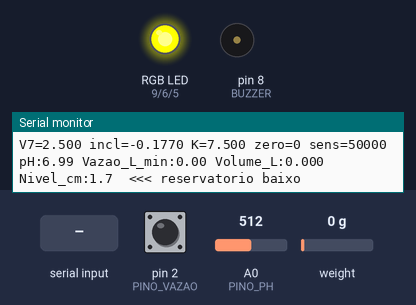
The sketch below on a simulated Arduino Uno, built with avr-gcc and run on an emulated ATmega328P. Shown: an RGB LED mixed from three pins (HIGH = lit), buzzer (waves = sounding), the last lines printed to the serial monitor. Wiring (inferred from the names in the program): HX711 load-cell converter: data pin 3; SCK pin 4. Inputs (shaded band) come from the test bench; at power-on: weight on the scale 0 g, A0 (PINO_PH) = 512, pin 2 (PINO_VAZAO) HIGH. EEPROM starts erased; pins used as bus, display or sensor lines are not drawn.

Above: at 1.5 s.
1.6 s: weight on the scale set to 359 g
3.4 s: weight on the scale set to 438 g
At 5.0 s:
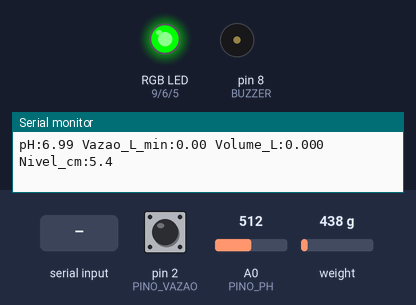
5.7 s: A0 (PINO_PH) set to 538
At 7.4 s:
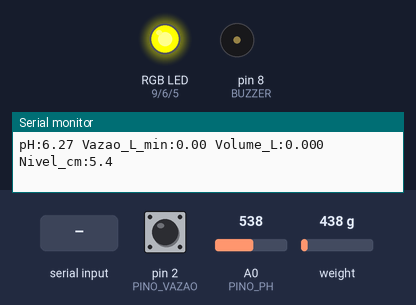
7.7 s: "c4\n" received over Serial
At 9.7 s:
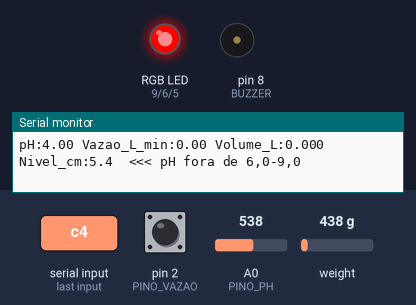
10.0 s: weight on the scale set to 2691 g
11.5 s: weight on the scale set to 2862 g
At 13.8 s:
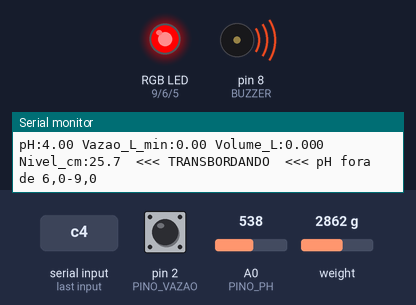
Timing chart, 0 to 15.5 s (numbered marks = the images above; inputs shaded):
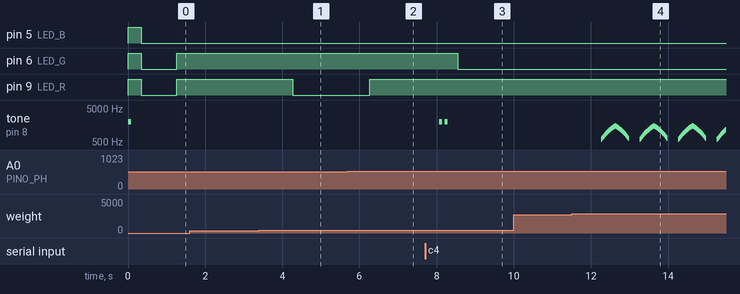

The sketch:

04_monitor_agua_uno.ino
```cpp
/*
  04 - PROJETO: Monitor de agua no Arduino Uno - pH + vazao + nivel + LED RGB + buzzer
  Placa: Arduino Uno     Sem biblioteca (EEPROM para as calibracoes)

  Ligacoes (protoboard; trilha + = 5 V do Uno, trilha - = GND):
    pH-4502C        V+ -> 5V   G -> GND   Po -> A0
    YF-S201         vermelho -> 5V   preto -> GND   amarelo -> D2 (INT0)
    HX710B          VCC -> 5V   OUT -> D3   SCK -> D4   GND -> GND   (mangueira ate o tubo no reservatorio)
    LED RGB (catodo comum)  R -> 220 R -> D9   G -> 220 R -> D6   B -> 220 R -> D5   catodo -> GND
    Buzzer passivo  + -> D8   - -> GND

  O que o monitor faz (uma leitura por segundo):
    - mede pH, vazao (acumulando o volume) e o nivel do reservatorio
    - LED:   VERDE = tudo bem | AZUL = agua passando | AMARELO = pH perto do limite ou reservatorio baixo |
             VERMELHO = pH fora de 6,0-9,0 ou transbordando | VERMELHO PISCANDO = VAZAMENTO (agua correndo ha mais de TEMPO_VAZAMENTO)
    - buzzer: 2 bipes quando o pH sai da faixa (uma vez, com HISTERESE de 0,2) | sirene no vazamento e no transbordo |
              1 bipe a cada litro que passa | 3 bipes ao passar o LIMITE_DIA
  Comandos no Serial (115200): c7 c4 c10 (pH)  z (zera volume)  b / f <litros> (K)  c0 / c <cm> (nivel)  s (silencia)
  As calibracoes ficam na EEPROM nos MESMOS enderecos dos sketches 01, 02 e 03: se voce calibrou com eles
  nesta placa, o monitor ja comeca calibrado.
*/
#include <EEPROM.h>

// ----------------------------------------------------------------- pinos e ajustes
const int PINO_PH = A0, PINO_VAZAO = 2, PINO_OUT = 3, PINO_SCK = 4, LED_R = 9, LED_G = 6, LED_B = 5, BUZZER = 8;
const float VREF = 5.0;
const float PH_MIN = 6.0, PH_MAX = 9.0, PH_ATENCAO = 0.5, HISTERESE = 0.2;
const unsigned long TEMPO_VAZAMENTO_S = 300;     // agua correndo sem parar por 5 min = vazamento (para testar: 20)
const float LIMITE_DIA_L = 50.0;                 // consumo que dispara o aviso
const float VAZAO_MINIMA = 0.3;                  // L/min abaixo disso = "parado"
const float NIVEL_MIN_CM = 5.0, NIVEL_MAX_CM = 25.0;   // reservatorio da aula (ajuste)
bool silenciado = false;

// ----------------------------------------------------------------- pH (sketch 01)
float V7 = 2.50, INCLINACAO = -0.177;
float lerTensao() {
  const int N = 30; int v[N];
  for (int i = 0; i < N; i++) { v[i] = analogRead(PINO_PH); delay(2); }
  for (int i = 0; i < N - 1; i++) for (int j = 0; j < N - 1 - i; j++) if (v[j] > v[j + 1]) { int t = v[j]; v[j] = v[j + 1]; v[j + 1] = t; }
  long soma = 0; for (int i = 5; i < N - 5; i++) soma += v[i];
  return (soma / float(N - 10)) * VREF / 1023.0;
}
float tensaoParaPH(float v) { return 7.0 + (v - V7) / INCLINACAO; }

// ----------------------------------------------------------------- vazao (sketch 02)
float K = 7.5;
volatile unsigned long pulsos = 0;
void contarPulso() { pulsos++; }
unsigned long pulsosCalibracao = 0; bool calibrando = false;
float volumeL = 0, vazao = 0; int litrosAvisados = 0;
unsigned long correndoDesde = 0;

// ----------------------------------------------------------------- nivel (sketch 03)
long zero = 0; float sens = 50000.0;
long lerHX710B() {
  unsigned long t0 = millis();
  while (digitalRead(PINO_OUT) == HIGH) { if (millis() - t0 > 300) return 0x7FFFFFFF; }
  long v = 0;
  noInterrupts();
  for (int i = 0; i < 24; i++) { digitalWrite(PINO_SCK, HIGH); delayMicroseconds(1); v = (v << 1) | digitalRead(PINO_OUT); digitalWrite(PINO_SCK, LOW); delayMicroseconds(1); }
  digitalWrite(PINO_SCK, HIGH); delayMicroseconds(1); digitalWrite(PINO_SCK, LOW);
  interrupts();
  if (v & 0x800000L) v |= 0xFF000000L;
  return v;
}
float lerNivelCm() {                             // 3 leituras (~0,3 s); NAN se o modulo nao responder
  float soma = 0; int ok = 0;
  for (int i = 0; i < 3; i++) { long v = lerHX710B(); if (v != 0x7FFFFFFF) { soma += v; ok++; } }
  return ok ? (soma / ok - zero) / sens : NAN;
}

// ----------------------------------------------------------------- EEPROM: 0 V7 | 4 incl | 8 K | 12 zero | 16 sens
void salvar()   { EEPROM.put(0, V7); EEPROM.put(4, INCLINACAO); EEPROM.put(8, K); EEPROM.put(12, zero); EEPROM.put(16, sens); }
void carregar() {
  float a, b, k, s; long z; EEPROM.get(0, a); EEPROM.get(4, b); EEPROM.get(8, k); EEPROM.get(12, z); EEPROM.get(16, s);
  if (!isnan(a) && a > 1 && a < 4) V7 = a;
  if (!isnan(b) && b < -0.05 && b > -0.5) INCLINACAO = b;
  if (!isnan(k) && k > 3 && k < 15) K = k;
  if (z != -1 && z > -8000000L && z < 8000000L) zero = z;   // -1 = EEPROM virgem (0xFFFFFFFF)
  if (!isnan(s) && s > 100 && s < 1e7) sens = s;
}

// ----------------------------------------------------------------- LED e buzzer
void cor(bool r, bool g, bool b) { digitalWrite(LED_R, r); digitalWrite(LED_G, g); digitalWrite(LED_B, b); }
void bipes(int n, int freqHz, int ms) {
  if (silenciado) return;
  for (int i = 0; i < n; i++) { tone(BUZZER, freqHz, ms); delay(ms + 60); }
}
void sirene() {                                  // ~0,7 s de sirene a cada leitura enquanto durar o alarme
  if (silenciado) return;
  for (int f = 600; f < 1500; f += 50) { tone(BUZZER, f, 20); delay(20); }
  for (int f = 1500; f > 600; f -= 50) { tone(BUZZER, f, 20); delay(20); }
}

// ----------------------------------------------------------------- programa
bool phForaDaFaixa = false, vazamento = false, limiteAvisado = false, pisca = false;
unsigned long ultimaLeitura = 0;

void setup() {
  Serial.begin(115200);
  Serial.setTimeout(50);               // comandos chegam inteiros; sem isto readStringUntil espera 1 s
  pinMode(LED_R, OUTPUT); pinMode(LED_G, OUTPUT); pinMode(LED_B, OUTPUT); pinMode(BUZZER, OUTPUT);
  pinMode(PINO_VAZAO, INPUT_PULLUP);
  pinMode(PINO_OUT, INPUT); pinMode(PINO_SCK, OUTPUT); digitalWrite(PINO_SCK, LOW);
  attachInterrupt(digitalPinToInterrupt(PINO_VAZAO), contarPulso, RISING);
  carregar();
  cor(1, 1, 1); bipes(1, 2000, 80); delay(200); cor(0, 0, 0);
  Serial.println(F("Monitor de agua: pH + vazao + nivel. Comandos: c7 c4 c10 z b f<L> c0 c<cm> s"));
  Serial.print(F("V7=")); Serial.print(V7, 3); Serial.print(F(" incl=")); Serial.print(INCLINACAO, 4);
  Serial.print(F(" K=")); Serial.print(K, 3); Serial.print(F(" zero=")); Serial.print(zero); Serial.print(F(" sens=")); Serial.println(sens, 0);
}

void loop() {
  if (Serial.available()) {
    String cmd = Serial.readStringUntil('\n'); cmd.trim();
    if (cmd == "c7") { V7 = lerTensao(); salvar(); Serial.println(F("V7 gravado")); }
    else if (cmd == "c4" || cmd == "c10") { INCLINACAO = (lerTensao() - V7) / ((cmd == "c4" ? 4.0 : 10.0) - 7.0); salvar(); Serial.print(F("inclinacao ")); Serial.println(INCLINACAO, 4); }
    else if (cmd == "z") { volumeL = 0; litrosAvisados = 0; limiteAvisado = false; Serial.println(F("volume zerado")); }
    else if (cmd == "b") { calibrando = true; pulsosCalibracao = 0; Serial.println(F("calibrando: encha o recipiente e digite f <litros>")); }
    else if (cmd.startsWith("f") && calibrando) {
      float litros = cmd.substring(1).toFloat();
      if (litros > 0 && pulsosCalibracao > 50) { K = (pulsosCalibracao / litros) / 60.0; salvar(); calibrando = false; Serial.print(F("K = ")); Serial.println(K, 3); }
    }
    else if (cmd == "c0") { long v = lerHX710B(); if (v != 0x7FFFFFFF) { zero = v; salvar(); Serial.print(F("zero gravado: ")); Serial.println(zero); } }
    else if (cmd.startsWith("c ")) {
      float cm = cmd.substring(2).toFloat(); long v = lerHX710B();
      if (cm > 0 && v != 0x7FFFFFFF && labs(v - zero) > 100) { sens = (v - zero) / cm; salvar(); Serial.print(F("sens = ")); Serial.println(sens, 1); }
    }
    else if (cmd == "s") { silenciado = !silenciado; Serial.println(silenciado ? F("buzzer silenciado") : F("buzzer ligado")); }
  }

  if (millis() - ultimaLeitura < 1000) return;
  unsigned long agora = millis();
  float dt = (agora - ultimaLeitura) / 1000.0;
  ultimaLeitura = agora;

  // --- vazao e volume
  noInterrupts(); unsigned long n = pulsos; pulsos = 0; interrupts();
  vazao = (n / dt) / K;
  volumeL += n / (K * 60.0);
  if (calibrando) pulsosCalibracao += n;
  bool correndo = vazao >= VAZAO_MINIMA;
  if (correndo && correndoDesde == 0) correndoDesde = agora;
  if (!correndo) correndoDesde = 0;
  vazamento = correndo && (agora - correndoDesde) / 1000 >= TEMPO_VAZAMENTO_S;

  // --- pH com histerese
  float ph = tensaoParaPH(lerTensao());
  bool foraAgora = phForaDaFaixa ? (ph < PH_MIN + HISTERESE || ph > PH_MAX - HISTERESE) : (ph < PH_MIN || ph > PH_MAX);
  if (foraAgora && !phForaDaFaixa) bipes(2, 2000, 80);
  phForaDaFaixa = foraAgora;
  bool atencao = !foraAgora && (ph < PH_MIN + PH_ATENCAO || ph > PH_MAX - PH_ATENCAO);

  // --- nivel
  float nivel = lerNivelCm();
  bool transbordo = !isnan(nivel) && nivel > NIVEL_MAX_CM;
  bool baixo = !isnan(nivel) && nivel < NIVEL_MIN_CM;

  // --- consumo
  if ((int)volumeL > litrosAvisados) { litrosAvisados = (int)volumeL; bipes(1, 1500, 40); }
  if (volumeL >= LIMITE_DIA_L && !limiteAvisado) { limiteAvisado = true; bipes(3, 2500, 150); }

  // --- LED (prioridade: vazamento > transbordo > pH ruim > nivel baixo / atencao > agua passando > ok)
  pisca = !pisca;
  if (vazamento)               { cor(pisca, 0, 0); sirene(); }
  else if (transbordo)         { cor(1, 0, 0); sirene(); }
  else if (phForaDaFaixa)      cor(1, 0, 0);
  else if (baixo || atencao)   cor(1, 1, 0);
  else if (correndo)           cor(0, 0, 1);
  else                         cor(0, 1, 0);

  // --- tabela
  Serial.print(F("pH:")); Serial.print(ph, 2);
  Serial.print(F(" Vazao_L_min:")); Serial.print(vazao, 2);
  Serial.print(F(" Volume_L:")); Serial.print(volumeL, 3);
  Serial.print(F(" Nivel_cm:")); if (isnan(nivel)) Serial.print(F("--")); else Serial.print(nivel, 1);
  if (correndo) { Serial.print(F(" correndo_s:")); Serial.print((agora - correndoDesde) / 1000); }
  if (vazamento) Serial.print(F("  <<< VAZAMENTO"));
  if (transbordo) Serial.print(F("  <<< TRANSBORDANDO"));
  if (baixo) Serial.print(F("  <<< reservatorio baixo"));
  if (phForaDaFaixa) Serial.print(F("  <<< pH fora de 6,0-9,0"));
  if (calibrando) { Serial.print(F("  [calibrando: ")); Serial.print(pulsosCalibracao); Serial.print(F("]")); }
  Serial.println();
}
```

Measured:
- the behaviour switches between 395 and 396 g on weight on the scale (found by bisection; images 0 and 1)
- the behaviour switches between 529 and 530 on A0 (PINO_PH) (found by bisection; images 1 and 2)
- the behaviour switches between 2776 and 2777 g on weight on the scale (found by bisection; images 3 and 4)
- after the input at 3.4 s, pin 9 (LED_R): HIGH → LOW after 0.87 s
- after the input at 5.7 s, pin 9 (LED_R): LOW → HIGH after 0.57 s
- after the input at 7.7 s, pin 6 (LED_G): HIGH → LOW after 0.85 s; tone on pin 8 (BUZZER): alternates 2000 Hz for 0.08 s and silent for 0.06 s, 4 changes in all, then stays silent, starting after 0.36 s
- after the input at 11.5 s, tone on pin 8 (BUZZER): plays 600 Hz for 0.02 s, 650 Hz for 0.02 s, 700 Hz for 0.02 s, 750 Hz for 0.02 s, 800 Hz for 0.02 s, 850 Hz for 0.02 s … (120 notes in this stretch), starting after 0.77 s
